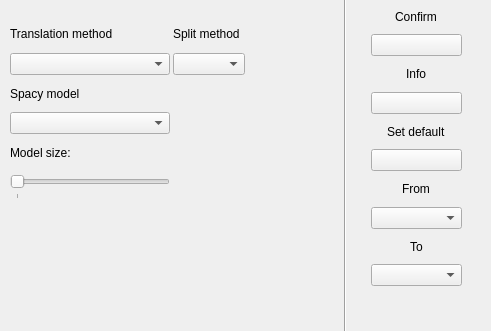
<?xml version="1.0" encoding="UTF-8"?>
<ui version="4.0">
 <class>Form</class>
 <widget class="QWidget" name="Form">
  <property name="geometry">
   <rect>
    <x>0</x>
    <y>0</y>
    <width>491</width>
    <height>331</height>
   </rect>
  </property>
  <property name="windowTitle">
   <string>Form</string>
  </property>
  <widget class="QWidget" name="verticalLayoutWidget">
   <property name="geometry">
    <rect>
     <x>371</x>
     <y>5</y>
     <width>91</width>
     <height>281</height>
    </rect>
   </property>
   <layout class="QVBoxLayout" name="verticalLayout">
    <item alignment="Qt::AlignHCenter">
     <widget class="QLabel" name="label">
      <property name="text">
       <string>Confirm</string>
      </property>
     </widget>
    </item>
    <item>
     <widget class="QPushButton" name="apply_basic_translation_button">
      <property name="text">
       <string/>
      </property>
      <property name="icon">
       <iconset>
        <normaloff>../images/check_mark.png</normaloff>../images/check_mark.png</iconset>
      </property>
     </widget>
    </item>
    <item alignment="Qt::AlignHCenter">
     <widget class="QLabel" name="label_2">
      <property name="text">
       <string>Info</string>
      </property>
     </widget>
    </item>
    <item>
     <widget class="QPushButton" name="info_basic_translation_button">
      <property name="text">
       <string/>
      </property>
      <property name="icon">
       <iconset>
        <normaloff>../images/info.png</normaloff>../images/info.png</iconset>
      </property>
     </widget>
    </item>
    <item alignment="Qt::AlignHCenter">
     <widget class="QLabel" name="label_3">
      <property name="text">
       <string>Set default</string>
      </property>
     </widget>
    </item>
    <item>
     <widget class="QPushButton" name="default_basic_translation_button">
      <property name="text">
       <string/>
      </property>
      <property name="icon">
       <iconset>
        <normaloff>../images/change_icon.png</normaloff>../images/change_icon.png</iconset>
      </property>
     </widget>
    </item>
    <item alignment="Qt::AlignHCenter">
     <widget class="QLabel" name="label_6">
      <property name="text">
       <string>From</string>
      </property>
     </widget>
    </item>
    <item>
     <widget class="QComboBox" name="src_lng_combo_box"/>
    </item>
    <item alignment="Qt::AlignHCenter">
     <widget class="QLabel" name="label_7">
      <property name="text">
       <string>To</string>
      </property>
     </widget>
    </item>
    <item>
     <widget class="QComboBox" name="trgt_lng_combo_box"/>
    </item>
   </layout>
  </widget>
  <widget class="Line" name="separator_1">
   <property name="geometry">
    <rect>
     <x>330</x>
     <y>-39</y>
     <width>31</width>
     <height>421</height>
    </rect>
   </property>
   <property name="orientation">
    <enum>Qt::Vertical</enum>
   </property>
  </widget>
  <widget class="QWidget" name="gridLayoutWidget_2">
   <property name="geometry">
    <rect>
     <x>10</x>
     <y>20</y>
     <width>235</width>
     <height>179</height>
    </rect>
   </property>
   <layout class="QGridLayout" name="translation_grid_layout">
    <property name="horizontalSpacing">
     <number>3</number>
    </property>
    <property name="verticalSpacing">
     <number>5</number>
    </property>
    <item row="1" column="1">
     <widget class="QLabel" name="split_method_label">
      <property name="text">
       <string>Split method</string>
      </property>
     </widget>
    </item>
    <item row="4" column="0">
     <widget class="QComboBox" name="bt_spacy_model_combo_box"/>
    </item>
    <item row="1" column="0">
     <widget class="QLabel" name="translation_method_label">
      <property name="text">
       <string>Translation method   </string>
      </property>
     </widget>
    </item>
    <item row="6" column="0">
     <widget class="QSlider" name="nlp_max_size_slider">
      <property name="maximumSize">
       <size>
        <width>100000</width>
        <height>64</height>
       </size>
      </property>
      <property name="minimum">
       <number>1000000</number>
      </property>
      <property name="maximum">
       <number>2000000</number>
      </property>
      <property name="singleStep">
       <number>100000</number>
      </property>
      <property name="pageStep">
       <number>100000</number>
      </property>
      <property name="orientation">
       <enum>Qt::Horizontal</enum>
      </property>
      <property name="tickPosition">
       <enum>QSlider::TicksBelow</enum>
      </property>
      <property name="tickInterval">
       <number>200000</number>
      </property>
     </widget>
    </item>
    <item row="2" column="0">
     <widget class="QComboBox" name="translation_method_combo_box">
      <property name="maximumSize">
       <size>
        <width>256</width>
        <height>16777215</height>
       </size>
      </property>
      <property name="sizeAdjustPolicy">
       <enum>QComboBox::AdjustToMinimumContentsLength</enum>
      </property>
     </widget>
    </item>
    <item row="2" column="1">
     <widget class="QComboBox" name="split_method_combo_box"/>
    </item>
    <item row="3" column="0">
     <widget class="QLabel" name="bt_spacy_model_label">
      <property name="text">
       <string>Spacy model</string>
      </property>
     </widget>
    </item>
    <item row="5" column="0">
     <layout class="QHBoxLayout" name="horizontalLayout">
      <item>
       <widget class="QLabel" name="model_size_label">
        <property name="text">
         <string>Model size:</string>
        </property>
       </widget>
      </item>
      <item>
       <widget class="QLabel" name="model_size_value_label">
        <property name="text">
         <string/>
        </property>
       </widget>
      </item>
     </layout>
    </item>
   </layout>
  </widget>
 </widget>
 <resources/>
 <connections/>
</ui>
